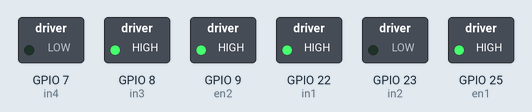
Simulated run of this sketch. Board: ESP32. Parts: switched loads named in the sketch (green lamp = pin HIGH).

Above: at 0.1 s.
Timing chart, 0 to 1.6 s (numbered marks = the images above):
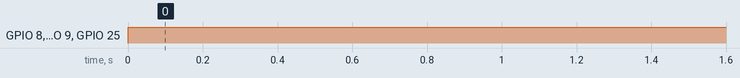

The sketch:

motor_drive.ino
```cpp
// the first motor pins
int in1= 22;
int in2 =  23;
int en1 = 25;
// the second motor pins
int en2= 9;
int in3 =8;
int in4=7;
void setup() {
  // put your setup code here, to run once:
   pinMode(in1 ,OUTPUT);
   pinMode(in2 ,OUTPUT);
   pinMode(en1 ,OUTPUT);

   pinMode(en2 ,OUTPUT);
   pinMode(in3 ,OUTPUT);
   pinMode(in4 ,OUTPUT);
}

void loop() {
  // put your main code here, to run repeatedly:
 digitalWrite(in1, HIGH);
 digitalWrite(in2,LOW);
 analogWrite(en1, 255);

 analogWrite(en2,255);
 digitalWrite(in3,HIGH);
 digitalWrite(in4,LOW);

}
```

Measured:
- by itself, GPIO 8 (in3), GPIO 9 (en2), GPIO 25 (en1): LOW → HIGH at 0.00 s
